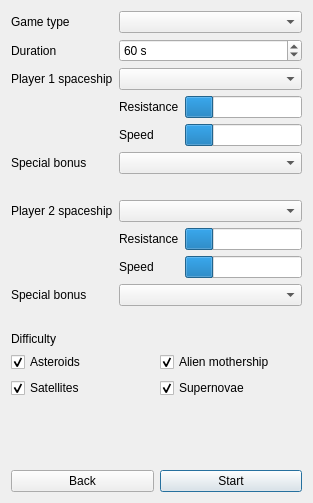
<?xml version="1.0" encoding="UTF-8"?>
<ui version="4.0">
 <class>NewGameDialog</class>
 <widget class="QDialog" name="NewGameDialog">
  <property name="geometry">
   <rect>
    <x>0</x>
    <y>0</y>
    <width>313</width>
    <height>503</height>
   </rect>
  </property>
  <property name="minimumSize">
   <size>
    <width>300</width>
    <height>0</height>
   </size>
  </property>
  <property name="windowTitle">
   <string>Create game</string>
  </property>
  <layout class="QVBoxLayout" name="verticalLayout">
   <item>
    <layout class="QFormLayout" name="formLayout">
     <property name="fieldGrowthPolicy">
      <enum>QFormLayout::AllNonFixedFieldsGrow</enum>
     </property>
     <item row="0" column="0">
      <widget class="QLabel" name="label">
       <property name="text">
        <string>Game type</string>
       </property>
      </widget>
     </item>
     <item row="0" column="1">
      <widget class="QComboBox" name="cbbGametype"/>
     </item>
     <item row="1" column="0">
      <widget class="QLabel" name="label_2">
       <property name="text">
        <string>Duration</string>
       </property>
      </widget>
     </item>
     <item row="1" column="1">
      <widget class="QSpinBox" name="sbxDuration">
       <property name="suffix">
        <string> s</string>
       </property>
       <property name="minimum">
        <number>1</number>
       </property>
       <property name="maximum">
        <number>600</number>
       </property>
       <property name="value">
        <number>60</number>
       </property>
      </widget>
     </item>
     <item row="2" column="0">
      <widget class="QLabel" name="label_3">
       <property name="text">
        <string>Player 1 spaceship</string>
       </property>
      </widget>
     </item>
     <item row="2" column="1">
      <widget class="QComboBox" name="cbbP1ship"/>
     </item>
     <item row="3" column="0">
      <widget class="QLabel" name="imgP1">
       <property name="text">
        <string/>
       </property>
       <property name="pixmap">
        <pixmap resource="../../ressources.qrc">:/images/game/ship1</pixmap>
       </property>
       <property name="alignment">
        <set>Qt::AlignHCenter|Qt::AlignTop</set>
       </property>
      </widget>
     </item>
     <item row="3" column="1">
      <layout class="QFormLayout" name="formLayout_2">
       <item row="1" column="1">
        <widget class="QProgressBar" name="speedP1">
         <property name="value">
          <number>24</number>
         </property>
         <property name="textVisible">
          <bool>false</bool>
         </property>
         <property name="format">
          <string notr="true"/>
         </property>
        </widget>
       </item>
       <item row="0" column="1">
        <widget class="QProgressBar" name="resP1">
         <property name="value">
          <number>24</number>
         </property>
         <property name="textVisible">
          <bool>false</bool>
         </property>
         <property name="format">
          <string notr="true"/>
         </property>
        </widget>
       </item>
       <item row="0" column="0">
        <widget class="QLabel" name="label_6">
         <property name="text">
          <string>Resistance</string>
         </property>
        </widget>
       </item>
       <item row="1" column="0">
        <widget class="QLabel" name="label_7">
         <property name="text">
          <string>Speed</string>
         </property>
        </widget>
       </item>
      </layout>
     </item>
     <item row="4" column="0">
      <widget class="QLabel" name="label_11">
       <property name="text">
        <string>Special bonus</string>
       </property>
      </widget>
     </item>
     <item row="4" column="1">
      <widget class="QComboBox" name="cbbSBP1"/>
     </item>
     <item row="5" column="0">
      <widget class="QLabel" name="imgSBP1">
       <property name="maximumSize">
        <size>
         <width>40</width>
         <height>40</height>
        </size>
       </property>
       <property name="text">
        <string notr="true"/>
       </property>
       <property name="pixmap">
        <pixmap resource="../../ressources.qrc">:/images/bonus/bonus</pixmap>
       </property>
       <property name="scaledContents">
        <bool>true</bool>
       </property>
      </widget>
     </item>
     <item row="6" column="0">
      <widget class="QLabel" name="label_4">
       <property name="text">
        <string>Player 2 spaceship</string>
       </property>
      </widget>
     </item>
     <item row="6" column="1">
      <widget class="QComboBox" name="cbbP2ship"/>
     </item>
     <item row="7" column="0">
      <widget class="QLabel" name="imgP2">
       <property name="text">
        <string/>
       </property>
       <property name="pixmap">
        <pixmap resource="../../ressources.qrc">:/images/game/ship1</pixmap>
       </property>
       <property name="alignment">
        <set>Qt::AlignHCenter|Qt::AlignTop</set>
       </property>
      </widget>
     </item>
     <item row="7" column="1">
      <layout class="QFormLayout" name="formLayout_3">
       <item row="0" column="0">
        <widget class="QLabel" name="label_8">
         <property name="text">
          <string>Resistance</string>
         </property>
        </widget>
       </item>
       <item row="1" column="0">
        <widget class="QLabel" name="label_9">
         <property name="text">
          <string>Speed</string>
         </property>
        </widget>
       </item>
       <item row="0" column="1">
        <widget class="QProgressBar" name="resP2">
         <property name="value">
          <number>24</number>
         </property>
         <property name="textVisible">
          <bool>false</bool>
         </property>
         <property name="format">
          <string notr="true"/>
         </property>
        </widget>
       </item>
       <item row="1" column="1">
        <widget class="QProgressBar" name="speedP2">
         <property name="value">
          <number>24</number>
         </property>
         <property name="textVisible">
          <bool>false</bool>
         </property>
         <property name="format">
          <string notr="true"/>
         </property>
        </widget>
       </item>
      </layout>
     </item>
     <item row="8" column="0">
      <widget class="QLabel" name="label_10">
       <property name="text">
        <string>Special bonus</string>
       </property>
      </widget>
     </item>
     <item row="8" column="1">
      <widget class="QComboBox" name="cbbSBP2"/>
     </item>
     <item row="9" column="0">
      <widget class="QLabel" name="imgSBP2">
       <property name="maximumSize">
        <size>
         <width>40</width>
         <height>40</height>
        </size>
       </property>
       <property name="text">
        <string notr="true"/>
       </property>
       <property name="pixmap">
        <pixmap resource="../../ressources.qrc">:/images/bonus/bonus</pixmap>
       </property>
       <property name="scaledContents">
        <bool>true</bool>
       </property>
       <property name="alignment">
        <set>Qt::AlignCenter</set>
       </property>
      </widget>
     </item>
    </layout>
   </item>
   <item>
    <widget class="QLabel" name="label_5">
     <property name="text">
      <string>Difficulty</string>
     </property>
    </widget>
   </item>
   <item>
    <layout class="QGridLayout" name="gridLayout">
     <item row="0" column="0">
      <widget class="QCheckBox" name="cbxAsteroid">
       <property name="text">
        <string>Asteroids</string>
       </property>
       <property name="checked">
        <bool>true</bool>
       </property>
      </widget>
     </item>
     <item row="0" column="1">
      <widget class="QCheckBox" name="cbxAlien">
       <property name="text">
        <string>Alien mothership</string>
       </property>
       <property name="checked">
        <bool>true</bool>
       </property>
      </widget>
     </item>
     <item row="2" column="1">
      <widget class="QCheckBox" name="cbxSupernova">
       <property name="text">
        <string>Supernovae</string>
       </property>
       <property name="checked">
        <bool>true</bool>
       </property>
      </widget>
     </item>
     <item row="2" column="0">
      <widget class="QCheckBox" name="cbxSatellite">
       <property name="text">
        <string>Satellites</string>
       </property>
       <property name="checked">
        <bool>true</bool>
       </property>
      </widget>
     </item>
    </layout>
   </item>
   <item>
    <spacer name="verticalSpacer">
     <property name="orientation">
      <enum>Qt::Vertical</enum>
     </property>
     <property name="sizeHint" stdset="0">
      <size>
       <width>20</width>
       <height>40</height>
      </size>
     </property>
    </spacer>
   </item>
   <item>
    <layout class="QHBoxLayout" name="horizontalLayout">
     <item>
      <widget class="QPushButton" name="btnBack">
       <property name="text">
        <string>Back</string>
       </property>
      </widget>
     </item>
     <item>
      <widget class="QPushButton" name="btnStart">
       <property name="text">
        <string>Start</string>
       </property>
       <property name="default">
        <bool>true</bool>
       </property>
      </widget>
     </item>
    </layout>
   </item>
  </layout>
 </widget>
 <resources>
  <include location="../../ressources.qrc"/>
 </resources>
 <connections/>
</ui>
